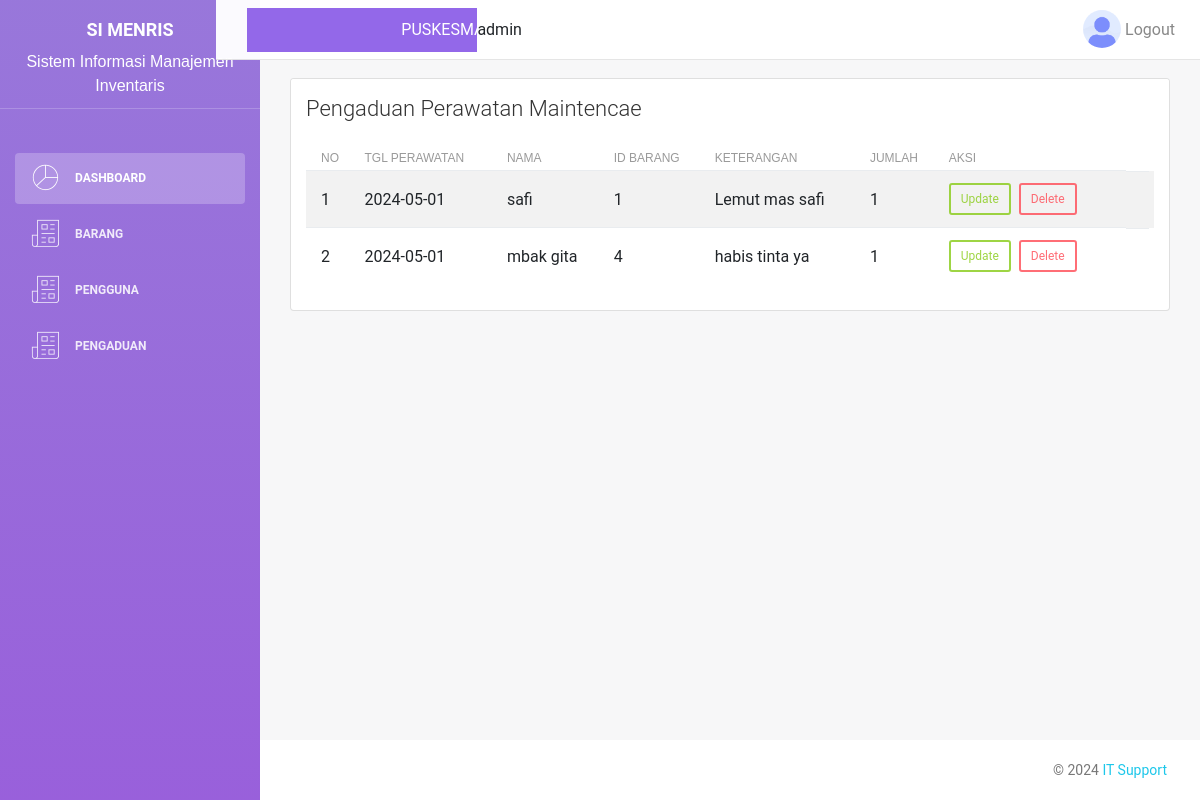
The app's page /perawatan/pengaduan_perawatan.php (signed in) with its own data.
### tables this page shows
CREATE TABLE `pengaduan_perawatan` (
  `id_pengaduan_perawatan` int(10) NOT NULL,
  `tgl_pengaduan_perawatan` date NOT NULL,
  `id_karyawan` int(10) NOT NULL
);

CREATE TABLE `karyawan` (
  `id_karyawan` int(30) NOT NULL,
  `nik` varchar(10) NOT NULL,
  `nama` varchar(100) NOT NULL,
  `jenis_kelamin` enum('Laki-laki','Perempuan','','') DEFAULT NULL,
  `alamat` varchar(100) NOT NULL,
  `id_pengguna` int(10) NOT NULL,
  `username` varchar(100) NOT NULL,
  `password` varchar(100) NOT NULL
);

CREATE TABLE `pengaduan_perawatan_detail` (
  `id_pengaduan_perawatan_detail` int(10) NOT NULL,
  `id_pengaduan_perawatan` int(10) NOT NULL,
  `id_barang` int(10) NOT NULL,
  `keterangan` varchar(100) NOT NULL,
  `jumlah` int(11) NOT NULL
);

### perawatan/pengaduan_perawatan.php (the view)
<?php
include_once __DIR__ . '/../config/config.php';
include_once __DIR__ . '/../layout/top_admin.php';
$result = mysqli_query($conn, "SELECT
p.`id_pengaduan_perawatan`,
p.`tgl_pengaduan_perawatan`,
p.`id_karyawan`,
k.`nama`,
d.`id_barang`, -- Menambahkan kolom id_barang
d.`keterangan`,
d.`jumlah`
FROM
`pengaduan_perawatan` p
JOIN
`pengaduan_perawatan_detail` d ON p.`id_pengaduan_perawatan` = d.`id_pengaduan_perawatan`
JOIN
`karyawan` k ON p.`id_karyawan` = k.`id_karyawan`;
");
?>
                <div class="main-panel">
                    <div class="content">
                        <div class="container-fluid">
                            <div class="row">
                                <div class="col-md-12 mt-5">
                                    <div class="card">
                                        <div class="card-header">
                                            <h4 class="card-title">Pengaduan Perawatan Maintencae</h4>
                                        </div>
                                        <div class="card-body">
                                        <table class="table table-hover table-striped w-100" id="table-1">
                                        <thead>
                                            <tr>
                                            <th>No</th>
                                            <th>Tgl Perawatan</th>
                                            <th>Nama</th>
                                            <th>id Barang</th>
                                            <th>Keterangan</th>
                                            <th>Jumlah</th>
                                            <th style="width: 150">Aksi</th>
                                            </tr>
                                        </thead>
                                        <tbody>
                                        <?php
                                        while ($data = mysqli_fetch_array($result)) :
                                        ?>
                                        <tr>
                                        <td><?= $data['id_pengaduan_perawatan'] ?></td>
                                        <td><?= $data['tgl_pengaduan_perawatan'] ?></td>
                                        <td><?= $data['nama'] ?></td>
                                        <td><?= $data['id_barang'] ?></td>
                                        <td><?= $data['keterangan'] ?></td>
                                        <td><?= $data['jumlah'] ?></td>
                                        <td class="button-group">
                                        <a class='btn btn-sm btn-success mb-md-0  mr-1' href='edit.php?id=<?= $data["id"]; ?>'>Update</a>
                                        <a class='btn btn-sm btn-danger mb-md-0  mr-1' href='delete.php?id_pengaduan_perawatan=<?= $data["id_pengaduan_perawatan"]; ?>'>Delete</a>
                                        </td>
                                        <td>
                                        </tr>
                                        <?php
                                        endwhile;
                                        ?>
                                        </tbody>
                                        </table>
                                        </div>
                                    </div>
                                </div>
                            </div>
                        </div>
                    </div>
                </div>
            <?php
              include_once ('../layout/footer.php');
           ?>

### records on screen
pengaduan_perawatan: id_pengaduan_perawatan "1", tgl_pengaduan_perawatan "2024-05-01", id_karyawan.nama "safi", pengaduan_perawatan_detail.id_barang "1", pengaduan_perawatan_detail.keterangan "Lemut mas safi", pengaduan_perawatan_detail.jumlah "1"
pengaduan_perawatan: id_pengaduan_perawatan "2", tgl_pengaduan_perawatan "2024-05-01", id_karyawan.nama "mbak gita", pengaduan_perawatan_detail.id_barang "4", pengaduan_perawatan_detail.keterangan "habis tinta ya", pengaduan_perawatan_detail.jumlah "1"

### other values on screen
$_SESSION ['username'] "admin"
